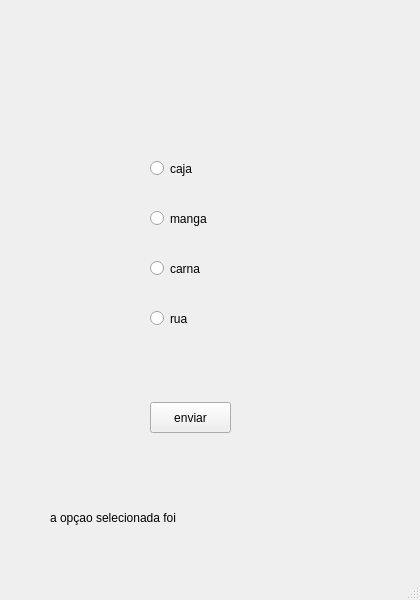
<?xml version="1.0" encoding="UTF-8"?>
<ui version="4.0">
 <class>MainWindow</class>
 <widget class="QMainWindow" name="MainWindow">
  <property name="geometry">
   <rect>
    <x>0</x>
    <y>0</y>
    <width>420</width>
    <height>600</height>
   </rect>
  </property>
  <property name="windowTitle">
   <string>MainWindow</string>
  </property>
  <widget class="QWidget" name="centralwidget">
   <widget class="QRadioButton" name="radioButton">
    <property name="geometry">
     <rect>
      <x>150</x>
      <y>160</y>
      <width>82</width>
      <height>17</height>
     </rect>
    </property>
    <property name="text">
     <string>caja</string>
    </property>
   </widget>
   <widget class="QRadioButton" name="radioButton_2">
    <property name="geometry">
     <rect>
      <x>150</x>
      <y>210</y>
      <width>82</width>
      <height>17</height>
     </rect>
    </property>
    <property name="text">
     <string>manga</string>
    </property>
   </widget>
   <widget class="QRadioButton" name="radioButton_3">
    <property name="geometry">
     <rect>
      <x>150</x>
      <y>260</y>
      <width>82</width>
      <height>17</height>
     </rect>
    </property>
    <property name="text">
     <string>carna</string>
    </property>
   </widget>
   <widget class="QRadioButton" name="radioButton_4">
    <property name="geometry">
     <rect>
      <x>150</x>
      <y>310</y>
      <width>82</width>
      <height>17</height>
     </rect>
    </property>
    <property name="text">
     <string>rua</string>
    </property>
   </widget>
   <widget class="QLabel" name="label">
    <property name="geometry">
     <rect>
      <x>50</x>
      <y>510</y>
      <width>171</width>
      <height>16</height>
     </rect>
    </property>
    <property name="text">
     <string>a opçao selecionada foi </string>
    </property>
   </widget>
   <widget class="QPushButton" name="pushButton">
    <property name="geometry">
     <rect>
      <x>150</x>
      <y>402</y>
      <width>81</width>
      <height>31</height>
     </rect>
    </property>
    <property name="text">
     <string>enviar</string>
    </property>
   </widget>
  </widget>
  <widget class="QMenuBar" name="menubar">
   <property name="geometry">
    <rect>
     <x>0</x>
     <y>0</y>
     <width>420</width>
     <height>21</height>
    </rect>
   </property>
  </widget>
  <widget class="QStatusBar" name="statusbar"/>
 </widget>
 <resources/>
 <connections/>
</ui>
